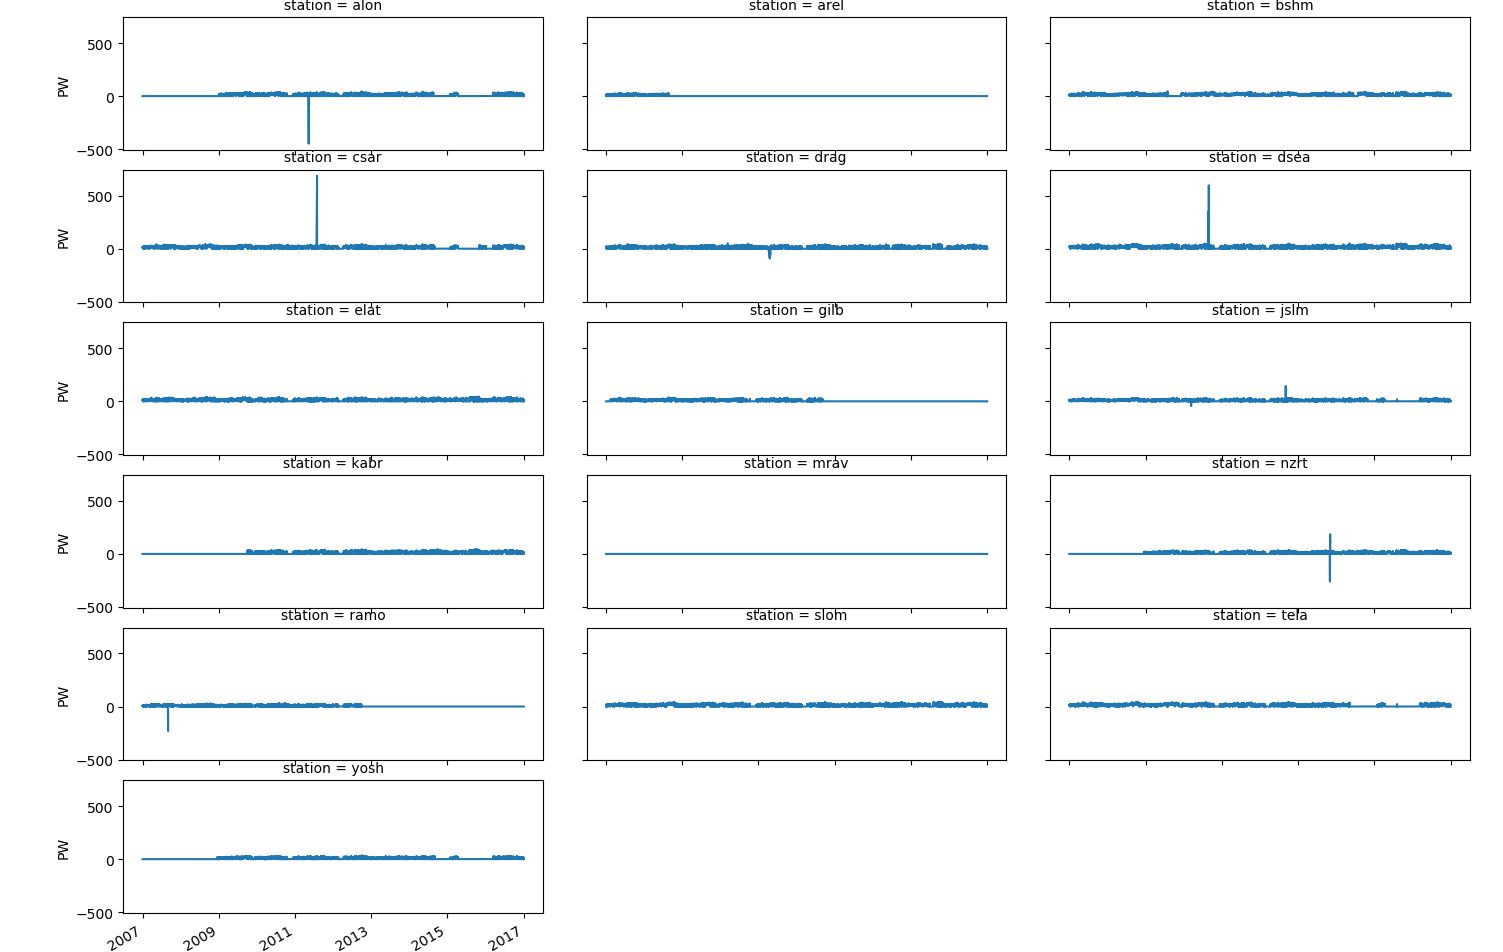

This chart was generated by the following Python code:
#!/usr/bin/env python3
# -*- coding: utf-8 -*-
"""
Created on Mon Mar 25 15:50:20 2019

@author: shlomi
"""

import pandas as pd
import sys
import xarray as xr
import numpy as np
if sys.platform == 'linux':
    work_path = '/home/shlomi/Desktop/DATA/Work Files/PW_yuval/'
elif sys.platform == 'darwin':  # mac os
    work_path = '/Users/shlomi/Documents/PW_yuval/'

PW_stations_path = work_path + '1minute/'

stations = pd.read_csv(PW_stations_path + 'Zstations', header=0,
                       delim_whitespace=True)
station_names = stations['NAME'].values.tolist()
df_list = []
for st_name in station_names:
    print('Proccessing ' + st_name + ' Station...')
    df = pd.read_csv(PW_stations_path + st_name, delim_whitespace=True)
    df.columns = ['date', 'time', 'PW']
    df.index = pd.to_datetime(df['date'] + 'T' + df['time'])
    df.drop(columns=['date', 'time'], inplace=True)
    df_list.append(df)
df = pd.concat(df_list, axis=1)
print('Concatanting to Xarray...')
# ds = xr.concat([df.to_xarray() for df in df_list], dim="station")
# ds['station'] = station_names
df.columns = station_names
ds = df.to_xarray()
ds = ds.rename({'index': 'time'})
# da = ds.to_array(name='PW').squeeze(drop=True)
comp = dict(zlib=True, complevel=9)  # best compression
encoding = {var: comp for var in ds.data_vars}
print('Saving to PW_2007-2016.nc')
ds.to_netcdf(work_path + 'PW_2007-2016.nc', 'w', encoding=encoding)
print('Done!')
# clean the data:
# da = da.where(da >= 0, np.nan)
# da = da.where(da < 100, np.nan)

# plot the data:
ds.to_array(dim='station').plot(x='time',col='station',col_wrap=4)
# hist:
# df=ds.to_dataframe()
sl=(df>0) & (df<50)
df[sl].hist(bins=30, grid=False, figsize=(15,8))
def desc_nan(data, verbose=True):
    """count only NaNs in data and returns the thier amount and the non-NaNs"""
    import numpy as np
    import xarray as xr

    def nan_da(data):
        nans = np.count_nonzero(np.isnan(data.values))
        non_nans = np.count_nonzero(~np.isnan(data.values))
        if verbose:
            print(str(type(data)))
            print(data.name + ': non-NaN entries: ' + str(non_nans) + ' of total ' +
                  str(data.size) + ', shape:' + str(data.shape) + ', type:' +
                  str(data.dtype))
            print('Dimensions:')
        dim_nn_list = []
        for dim in data.dims:
            dim_len = data[dim].size
            dim_non_nans = np.int(data.dropna(dim)[dim].count())
            dim_nn_list.append(dim_non_nans)
            if verbose:
                print(dim + ': non-NaN labels: ' + str(dim_non_nans) + ' of total ' +
                      str(dim_len))
        return non_nans
    if type(data) == xr.DataArray:
        nn_dict = nan_da(data)
        return nn_dict
    elif type(data) == np.ndarray:
        nans = np.count_nonzero(np.isnan(data))
        non_nans = np.count_nonzero(~np.isnan(data))
        if verbose:
            print(str(type(data)))
            print('non-NaN entries: ' + str(non_nans) + ' of total ' +
                  str(data.size) + ', shape:' + str(data.shape) + ', type:' +
                  str(data.dtype))
    elif type(data) == xr.Dataset:
        for varname in data.data_vars.keys():
            non_nans = nan_da(data[varname])
    return non_nans
